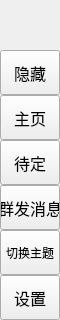
        <widget class="QFrame" name="frame_menu_left_box">
         <property name="minimumSize">
          <size>
           <width>60</width>
           <height>0</height>
          </size>
         </property>
         <property name="maximumSize">
          <size>
           <width>60</width>
           <height>16777215</height>
          </size>
         </property>
         <property name="frameShape">
          <enum>QFrame::NoFrame</enum>
         </property>
         <property name="frameShadow">
          <enum>QFrame::Raised</enum>
         </property>
         <layout class="QVBoxLayout" name="verticalLayout_3">
          <property name="spacing">
           <number>0</number>
          </property>
          <property name="leftMargin">
           <number>0</number>
          </property>
          <property name="topMargin">
           <number>0</number>
          </property>
          <property name="rightMargin">
           <number>0</number>
          </property>
          <property name="bottomMargin">
           <number>0</number>
          </property>
          <item>
           <widget class="QFrame" name="frame_title_box">
            <property name="minimumSize">
             <size>
              <width>0</width>
              <height>50</height>
             </size>
            </property>
            <property name="maximumSize">
             <size>
              <width>16777215</width>
              <height>50</height>
             </size>
            </property>
            <property name="frameShape">
             <enum>QFrame::NoFrame</enum>
            </property>
            <property name="frameShadow">
             <enum>QFrame::Raised</enum>
            </property>
            <widget class="QFrame" name="frame_logo">
             <property name="geometry">
              <rect>
               <x>10</x>
               <y>5</y>
               <width>42</width>
               <height>42</height>
              </rect>
             </property>
             <property name="minimumSize">
              <size>
               <width>42</width>
               <height>42</height>
              </size>
             </property>
             <property name="maximumSize">
              <size>
               <width>42</width>
               <height>42</height>
              </size>
             </property>
             <property name="frameShape">
              <enum>QFrame::NoFrame</enum>
             </property>
             <property name="frameShadow">
              <enum>QFrame::Raised</enum>
             </property>
            </widget>
            <widget class="QLabel" name="label_subtitle">
             <property name="geometry">
              <rect>
               <x>70</x>
               <y>8</y>
               <width>160</width>
               <height>20</height>
              </rect>
             </property>
             <property name="toolTip">
              <string/>
             </property>
             <property name="styleSheet">
              <string notr="true"/>
             </property>
             <property name="text">
              <string>WeChatMass</string>
             </property>
             <property name="alignment">
              <set>Qt::AlignLeading|Qt::AlignLeft|Qt::AlignTop</set>
             </property>
            </widget>
            <widget class="QLabel" name="label_subtitle_description">
             <property name="geometry">
              <rect>
               <x>70</x>
               <y>27</y>
               <width>160</width>
               <height>16</height>
              </rect>
             </property>
             <property name="maximumSize">
              <size>
               <width>16777215</width>
               <height>16</height>
              </size>
             </property>
             <property name="font">
              <font>
               <family>Microsoft YaHei UI</family>
               <pointsize>9</pointsize>
               <italic>false</italic>
               <bold>false</bold>
              </font>
             </property>
             <property name="styleSheet">
              <string notr="true">font: 9pt &quot;Microsoft YaHei UI&quot;;</string>
             </property>
             <property name="text">
              <string>遥遥领先</string>
             </property>
             <property name="alignment">
              <set>Qt::AlignLeading|Qt::AlignLeft|Qt::AlignTop</set>
             </property>
            </widget>
           </widget>
          </item>
          <item>
           <widget class="QFrame" name="frame_left_sub_box">
            <property name="styleSheet">
             <string notr="true">font: 12pt &quot;Microsoft YaHei UI&quot;;</string>
            </property>
            <property name="frameShape">
             <enum>QFrame::NoFrame</enum>
            </property>
            <property name="frameShadow">
             <enum>QFrame::Raised</enum>
            </property>
            <layout class="QVBoxLayout" name="verticalMenuLayout">
             <property name="spacing">
              <number>0</number>
             </property>
             <property name="leftMargin">
              <number>0</number>
             </property>
             <property name="topMargin">
              <number>0</number>
             </property>
             <property name="rightMargin">
              <number>0</number>
             </property>
             <property name="bottomMargin">
              <number>0</number>
             </property>
             <item>
              <widget class="QFrame" name="frame_menu_toggle">
               <property name="maximumSize">
                <size>
                 <width>16777215</width>
                 <height>45</height>
                </size>
               </property>
               <property name="frameShape">
                <enum>QFrame::NoFrame</enum>
               </property>
               <property name="frameShadow">
                <enum>QFrame::Raised</enum>
               </property>
               <layout class="QVBoxLayout" name="verticalLayout_4">
                <property name="spacing">
                 <number>0</number>
                </property>
                <property name="leftMargin">
                 <number>0</number>
                </property>
                <property name="topMargin">
                 <number>0</number>
                </property>
                <property name="rightMargin">
                 <number>0</number>
                </property>
                <property name="bottomMargin">
                 <number>0</number>
                </property>
                <item>
                 <widget class="QPushButton" name="btn_menu_toggle">
                  <property name="sizePolicy">
                   <sizepolicy hsizetype="Expanding" vsizetype="Fixed">
                    <horstretch>0</horstretch>
                    <verstretch>0</verstretch>
                   </sizepolicy>
                  </property>
                  <property name="minimumSize">
                   <size>
                    <width>0</width>
                    <height>45</height>
                   </size>
                  </property>
                  <property name="font">
                   <font>
                    <family>Microsoft YaHei UI</family>
                    <pointsize>12</pointsize>
                    <italic>false</italic>
                    <bold>false</bold>
                   </font>
                  </property>
                  <property name="cursor">
                   <cursorShape>PointingHandCursor</cursorShape>
                  </property>
                  <property name="layoutDirection">
                   <enum>Qt::LeftToRight</enum>
                  </property>
                  <property name="styleSheet">
                   <string notr="true">background-image: url(:/icons/icons/icon_menu.png);</string>
                  </property>
                  <property name="text">
                   <string>隐藏</string>
                  </property>
                 </widget>
                </item>
               </layout>
              </widget>
             </item>
             <item alignment="Qt::AlignTop">
              <widget class="QFrame" name="frame_menu">
               <property name="styleSheet">
                <string notr="true"/>
               </property>
               <property name="frameShape">
                <enum>QFrame::NoFrame</enum>
               </property>
               <property name="frameShadow">
                <enum>QFrame::Raised</enum>
               </property>
               <layout class="QVBoxLayout" name="verticalLayout_8">
                <property name="spacing">
                 <number>0</number>
                </property>
                <property name="leftMargin">
                 <number>0</number>
                </property>
                <property name="topMargin">
                 <number>0</number>
                </property>
                <property name="rightMargin">
                 <number>0</number>
                </property>
                <property name="bottomMargin">
                 <number>0</number>
                </property>
                <item>
                 <widget class="QPushButton" name="btn_page_home">
                  <property name="sizePolicy">
                   <sizepolicy hsizetype="Expanding" vsizetype="Fixed">
                    <horstretch>0</horstretch>
                    <verstretch>0</verstretch>
                   </sizepolicy>
                  </property>
                  <property name="minimumSize">
                   <size>
                    <width>0</width>
                    <height>45</height>
                   </size>
                  </property>
                  <property name="font">
                   <font>
                    <family>Microsoft YaHei UI</family>
                    <pointsize>12</pointsize>
                    <italic>false</italic>
                    <bold>false</bold>
                   </font>
                  </property>
                  <property name="cursor">
                   <cursorShape>PointingHandCursor</cursorShape>
                  </property>
                  <property name="layoutDirection">
                   <enum>Qt::LeftToRight</enum>
                  </property>
                  <property name="styleSheet">
                   <string notr="true">background-image: url(:/icons/icons/cil-home.png);</string>
                  </property>
                  <property name="text">
                   <string>主页</string>
                  </property>
                 </widget>
                </item>
                <item>
                 <widget class="QPushButton" name="btn_page_pending">
                  <property name="minimumSize">
                   <size>
                    <width>0</width>
                    <height>45</height>
                   </size>
                  </property>
                  <property name="font">
                   <font>
                    <family>Microsoft YaHei UI</family>
                    <pointsize>12</pointsize>
                    <italic>false</italic>
                    <bold>false</bold>
                   </font>
                  </property>
                  <property name="cursor">
                   <cursorShape>PointingHandCursor</cursorShape>
                  </property>
                  <property name="styleSheet">
                   <string notr="true">background-image: url(:/icons/icons/friend.png);</string>
                  </property>
                  <property name="text">
                   <string>待定</string>
                  </property>
                 </widget>
                </item>
                <item>
                 <widget class="QPushButton" name="btn_page_msg">
                  <property name="sizePolicy">
                   <sizepolicy hsizetype="Expanding" vsizetype="Fixed">
                    <horstretch>0</horstretch>
                    <verstretch>0</verstretch>
                   </sizepolicy>
                  </property>
                  <property name="minimumSize">
                   <size>
                    <width>0</width>
                    <height>45</height>
                   </size>
                  </property>
                  <property name="font">
                   <font>
                    <family>Microsoft YaHei UI</family>
                    <pointsize>12</pointsize>
                    <italic>false</italic>
                    <bold>false</bold>
                   </font>
                  </property>
                  <property name="cursor">
                   <cursorShape>PointingHandCursor</cursorShape>
                  </property>
                  <property name="layoutDirection">
                   <enum>Qt::LeftToRight</enum>
                  </property>
                  <property name="styleSheet">
                   <string notr="true">background-image: url(:/icons/icons/cli-msg.png);</string>
                  </property>
                  <property name="text">
                   <string>群发消息</string>
                  </property>
                 </widget>
                </item>
               </layout>
              </widget>
             </item>
             <item alignment="Qt::AlignBottom">
              <widget class="QFrame" name="frame_left_bottom">
               <property name="frameShape">
                <enum>QFrame::NoFrame</enum>
               </property>
               <property name="frameShadow">
                <enum>QFrame::Raised</enum>
               </property>
               <layout class="QVBoxLayout" name="verticalLayout_9">
                <property name="spacing">
                 <number>0</number>
                </property>
                <property name="leftMargin">
                 <number>0</number>
                </property>
                <property name="topMargin">
                 <number>0</number>
                </property>
                <property name="rightMargin">
                 <number>0</number>
                </property>
                <property name="bottomMargin">
                 <number>0</number>
                </property>
                <item>
                 <widget class="QPushButton" name="btn_toggle_theme">
                  <property name="sizePolicy">
                   <sizepolicy hsizetype="Expanding" vsizetype="Fixed">
                    <horstretch>0</horstretch>
                    <verstretch>0</verstretch>
                   </sizepolicy>
                  </property>
                  <property name="minimumSize">
                   <size>
                    <width>0</width>
                    <height>45</height>
                   </size>
                  </property>
                  <property name="cursor">
                   <cursorShape>PointingHandCursor</cursorShape>
                  </property>
                  <property name="toolTip">
                   <string/>
                  </property>
                  <property name="styleSheet">
                   <string notr="true">background-image: url(:/icons/icons/cli-switch-theme-1.png);</string>
                  </property>
                  <property name="text">
                   <string>切换主题</string>
                  </property>
                  <property name="checkable">
                   <bool>false</bool>
                  </property>
                 </widget>
                </item>
                <item>
                 <widget class="QPushButton" name="btn_left_settings">
                  <property name="sizePolicy">
                   <sizepolicy hsizetype="Expanding" vsizetype="Fixed">
                    <horstretch>0</horstretch>
                    <verstretch>0</verstretch>
                   </sizepolicy>
                  </property>
                  <property name="minimumSize">
                   <size>
                    <width>0</width>
                    <height>45</height>
                   </size>
                  </property>
                  <property name="font">
                   <font>
                    <family>Microsoft YaHei UI</family>
                    <pointsize>12</pointsize>
                    <italic>false</italic>
                    <bold>false</bold>
                   </font>
                  </property>
                  <property name="cursor">
                   <cursorShape>PointingHandCursor</cursorShape>
                  </property>
                  <property name="layoutDirection">
                   <enum>Qt::LeftToRight</enum>
                  </property>
                  <property name="styleSheet">
                   <string notr="true">background-image: url(:/icons/icons/icon_settings.png);</string>
                  </property>
                  <property name="text">
                   <string>设置</string>
                  </property>
                 </widget>
                </item>
               </layout>
              </widget>
             </item>
            </layout>
           </widget>
          </item>
         </layout>
        </widget>
